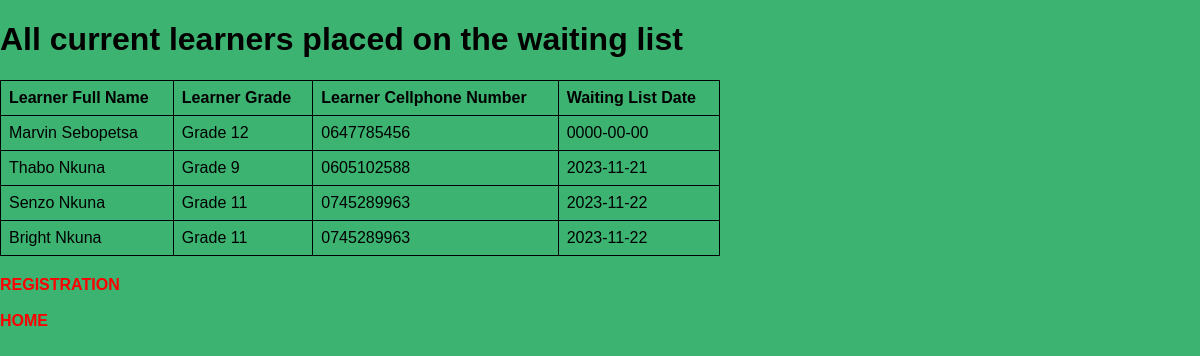
Screenshot of /waitingList.php with the database file from the repository.
### tables this page shows
CREATE TABLE IF NOT EXISTS `waitinglist` (
  `waitingListID` int(11) NOT NULL AUTO_INCREMENT,
  `learner_ID` int(11) NOT NULL,
  `waitingDate` date NOT NULL DEFAULT curdate(),
  PRIMARY KEY (`waitingListID`),
  KEY `learner_ID` (`learner_ID`)
);

CREATE TABLE IF NOT EXISTS `learner` (
  `Learner_ID` int(11) NOT NULL AUTO_INCREMENT,
  `Parent_ID` int(11) DEFAULT NULL,
  `LearnerFullNames` varchar(30) DEFAULT NULL,
  `CellPhoneNumber` varchar(10) DEFAULT NULL,
  `Grade` varchar(15) DEFAULT NULL,
  `registrationDate` date DEFAULT curdate(),
  PRIMARY KEY (`Learner_ID`),
  KEY `Parent_ID` (`Parent_ID`)
);

### waitingList.php (the view, shortened to what this page needs)
<?php
include 'database.php';
$sql = "SELECT l.LearnerFullNames, l.Grade, l.CellPhoneNumber, w.waitingDate, w.waitingListID
        FROM learner l
        JOIN waitinglist w ON l.Learner_ID = w.learner_ID";
$result = $conn->query($sql);
$data = $result->fetchAll(PDO::FETCH_ASSOC);
?>
<!DOCTYPE html>
<html>
<head>
    <h1>All current learners placed on the waiting list</h1>
<!DOCTYPE html>
<html lang="en">
<head>
</head>
<body>
    <table>
        <tr>
            <th>Learner Full Name</th>
            <th>Learner Grade</th>
            <th>Learner Cellphone Number</th>
            <th>Waiting List Date</th>
        </tr>
        <?php foreach ($data as $row): ?>
            <tr>
                <td><?php echo $row['LearnerFullNames']; ?></td>
                <td><?php echo $row['Grade']; ?></td>
                <td><?php echo $row['CellPhoneNumber']; ?></td>
                <td><?php echo $row['waitingDate']; ?></td>
            </tr>
        <?php endforeach; ?>
    </table>
    <a href="parent_dashboard.php">REGISTRATION</a><br><br>
    <a href="Home.php">HOME</a><br><br>
</body>
</html>

### waitingList.php (style rules this page uses)
body { font-family: Arial, Helvetica, sans-serif; background-color: MediumSeaGreen; margin: 0; padding: 0; }
h1, p { color: #000000; }
a { color: dodgerblue; }
a { font-weight: bold; color: #ff0000; text-decoration: none; }
table { width: 60%; border-collapse: collapse; margin-bottom: 20px; }
th, td { border: 1px solid black; padding: 8px; text-align: left; }
th { font-weight: bold; }

### rows the page displays
waitinglist: learner_ID.LearnerFullNames "Marvin Sebopetsa", learner_ID.Grade "Grade 12", learner_ID.CellPhoneNumber "0647785456", waitingDate "0000-00-00"
waitinglist: learner_ID.LearnerFullNames "Thabo Nkuna", learner_ID.Grade "Grade 9", learner_ID.CellPhoneNumber "0605102588", waitingDate "2023-11-21"
waitinglist: learner_ID.LearnerFullNames "Senzo Nkuna", learner_ID.Grade "Grade 11", learner_ID.CellPhoneNumber "0745289963", waitingDate "2023-11-22"
waitinglist: learner_ID.LearnerFullNames "Bright Nkuna", learner_ID.Grade "Grade 11", learner_ID.CellPhoneNumber "0745289963", waitingDate "2023-11-22"
